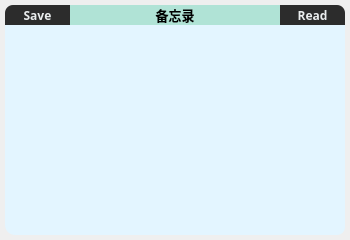
<?xml version="1.0" encoding="UTF-8"?>
<ui version="4.0">
 <class>Memo</class>
 <widget class="QWidget" name="Memo">
  <property name="geometry">
   <rect>
    <x>0</x>
    <y>0</y>
    <width>350</width>
    <height>240</height>
   </rect>
  </property>
  <property name="windowTitle">
   <string>Form</string>
  </property>
  <layout class="QVBoxLayout" name="verticalLayout_2" stretch="0">
   <property name="spacing">
    <number>0</number>
   </property>
   <property name="leftMargin">
    <number>5</number>
   </property>
   <property name="topMargin">
    <number>5</number>
   </property>
   <property name="rightMargin">
    <number>5</number>
   </property>
   <property name="bottomMargin">
    <number>5</number>
   </property>
   <item>
    <layout class="QVBoxLayout" name="verticalLayout">
     <property name="spacing">
      <number>0</number>
     </property>
     <item>
      <layout class="QHBoxLayout" name="horizontalLayout">
       <property name="spacing">
        <number>0</number>
       </property>
       <item>
        <widget class="QPushButton" name="btnLeftSave">
         <property name="minimumSize">
          <size>
           <width>40</width>
           <height>20</height>
          </size>
         </property>
         <property name="maximumSize">
          <size>
           <width>80</width>
           <height>20</height>
          </size>
         </property>
         <property name="font">
          <font>
           <family>微软雅黑</family>
           <pointsize>9</pointsize>
           <weight>75</weight>
           <bold>true</bold>
          </font>
         </property>
         <property name="styleSheet">
          <string notr="true">QPushButton{
    color:rgb(234,237,238);
	background-color: rgb(44,44,44);
	border:0px;
	border-top-left-radius:8px;
	border-top-right-radius:0px;
	border-bottom-left-radius:0px;
	border-bottom-right-radius:0px;
}

QPushButton:pressed{
 	color:rgb(0,0,0);
	background-color: rgb(176,227,214);
}	</string>
         </property>
         <property name="text">
          <string>Save</string>
         </property>
        </widget>
       </item>
       <item>
        <widget class="QLabel" name="labelMemoTitle">
         <property name="minimumSize">
          <size>
           <width>210</width>
           <height>20</height>
          </size>
         </property>
         <property name="maximumSize">
          <size>
           <width>16777215</width>
           <height>20</height>
          </size>
         </property>
         <property name="font">
          <font>
           <family>微软雅黑</family>
           <pointsize>10</pointsize>
           <weight>75</weight>
           <bold>true</bold>
          </font>
         </property>
         <property name="styleSheet">
          <string notr="true">QLabel{
	background-color:rgb(176, 227, 214);
	border-radius:0px;
}</string>
         </property>
         <property name="text">
          <string>备忘录</string>
         </property>
         <property name="alignment">
          <set>Qt::AlignCenter</set>
         </property>
        </widget>
       </item>
       <item>
        <widget class="QPushButton" name="btnRightRead">
         <property name="minimumSize">
          <size>
           <width>40</width>
           <height>20</height>
          </size>
         </property>
         <property name="maximumSize">
          <size>
           <width>80</width>
           <height>20</height>
          </size>
         </property>
         <property name="font">
          <font>
           <family>微软雅黑</family>
           <weight>75</weight>
           <bold>true</bold>
          </font>
         </property>
         <property name="styleSheet">
          <string notr="true">QPushButton{
    color:rgb(234,237,238);
	background-color: rgb(44,44,44);
	border:0px;
	border-top-left-radius:0px;
	border-top-right-radius:8px;
	border-bottom-left-radius:0px;
	border-bottom-right-radius:0px;
}

QPushButton:pressed{
 	color:rgb(0,0,0);
	background-color: rgb(176,227,214);
}	</string>
         </property>
         <property name="text">
          <string>Read</string>
         </property>
        </widget>
       </item>
      </layout>
     </item>
     <item>
      <widget class="QPlainTextEdit" name="plainTextEdit">
       <property name="minimumSize">
        <size>
         <width>290</width>
         <height>125</height>
        </size>
       </property>
       <property name="font">
        <font>
         <family>微软雅黑</family>
         <pointsize>9</pointsize>
         <weight>50</weight>
         <italic>false</italic>
         <bold>false</bold>
        </font>
       </property>
       <property name="cursor" stdset="0">
        <cursorShape>IBeamCursor</cursorShape>
       </property>
       <property name="styleSheet">
        <string notr="true">QPlainTextEdit{
	background-color: rgb(227,245,255);
	border-top-left-radius:0px;
	border-top-right-radius:0px;
	border-bottom-left-radius:10px;
	border-bottom-right-radius:8px;
}
</string>
       </property>
       <property name="plainText">
        <string/>
       </property>
      </widget>
     </item>
    </layout>
   </item>
  </layout>
  <action name="actSave">
   <property name="text">
    <string>保存</string>
   </property>
   <property name="shortcut">
    <string>Ctrl+S</string>
   </property>
  </action>
 </widget>
 <resources/>
 <connections/>
</ui>
